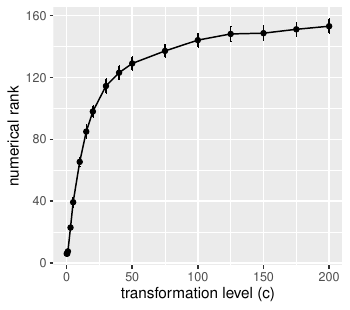

The R source for this figure:
source("signT.R")
library(ggplot2)
set.seed(1)
d=30;r=3;
data_full=NULL
for(nsim in 1:10){
a=matrix(rnorm(d*r),ncol=r)
T=tensorize(a,a,a)
c=c(0.1,0.5,1,3,5,10,15,20,25,30,35,40,45,50,75,100,125,150,175,200)
rank2=accuracy=NULL
for(i in 1:20){
T_trans=1/(1+exp(-(c[i]*T)))
T_trans=as.tensor(T_trans/sqrt(sum(T_trans^2)))
tensor_rank=appx_rank(T_trans,thresh=90,step=5)
rank2=c(rank2,max(tensor_rank[,1]))
accuracy=c(accuracy,tensor_rank[dim(tensor_rank)[1],2])
}
data=data.frame(c,rank2)
colnames(data)=c("c","rank")
data_full=rbind(data_full,data)
}
data_full=cbind(data_full,rep(1:10,rep(20,10)))
colnames(data_full)=c("c","rank","sim")
save(data_full,file="example1.RData")
ag <- aggregate(. ~ c, data_full, function(x) c(mean = mean(x), sd = sd(x)))

plotc=c(1:8,10,12,14:20)
ag=ag[plotc,]
pdf("example1.pdf",width=3.5,height=3.1)
ggplot(ag,aes(c,rank[,1]))+geom_point(aes(c,rank[,1]))+geom_line(aes(c,rank[,1]))+geom_errorbar(aes(ymin=rank[,1]-rank[,2]/sqrt(10), ymax=rank[,1]+rank[,2]/sqrt(10)), width=.2,position=position_dodge(.9))+labs(x = "transformation level (c)")+labs(y = "numerical rank")
dev.off()


## Tucker
library(pracma)
set.seed(1)
d=30;r=3;
tnsr = as.tensor(array(rnorm(r^3),dim = c(r,r,r)))
U = randortho(d)[,1:3]
T = ttl(tnsr,list(U,U,U),1:3)


data_full=NULL
for(nsim in 1:10){
  a=matrix(rnorm(d*r),ncol=r)
  T=tensorize(a,a,a)
  c=c(0.1,0.5,1,3,5,10,15,20,25,30,35,40,45,50,75,100,125,150,175,200)
  rank2=accuracy=NULL
  for(i in 1:20){
    T_trans=1/(1+exp(-(c[i]*T)))
    T_trans=as.tensor(T_trans/sqrt(sum(T_trans^2)))
    tensor_rank=appx_rank2(T_trans,thresh=90,step=1)
    rank2=c(rank2,max(tensor_rank[,1]))
    accuracy=c(accuracy,tensor_rank[dim(tensor_rank)[1],2])
  }
  data=data.frame(c,rank2)
  colnames(data)=c("c","rank")
  data_full=rbind(data_full,data)
}
data_full=cbind(data_full,rep(1:10,rep(20,10)))
colnames(data_full)=c("c","rank","sim")
save(data_full,file="example1_tucker.RData")

ag <- aggregate(. ~ c, data_full, function(x) c(mean = mean(x), sd = sd(x)))

plotc=c(1:8,10,12,14:20)
ag=ag[plotc,]
pdf("example1_tucker.pdf",width=3.5,height=3.1)
ggplot(ag,aes(c,rank[,1]))+geom_point(aes(c,rank[,1]))+geom_line(aes(c,rank[,1]))+geom_errorbar(aes(ymin=rank[,1]-rank[,2]/sqrt(10), ymax=rank[,1]+rank[,2]/sqrt(10)), width=.2,position=position_dodge(.9))+labs(x = "transformation level (c)")+labs(y = "numerical rank")
dev.off()





